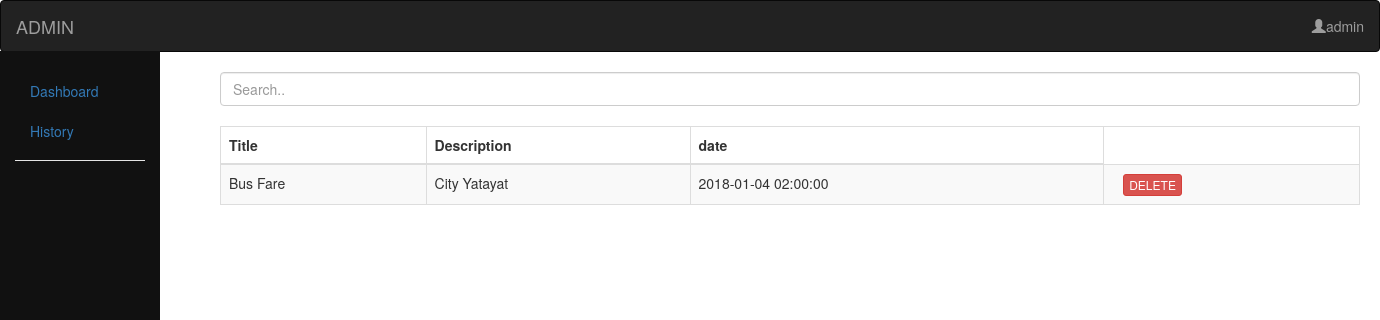
Screenshot of /history.php (signed in) with the database file from the repository.
### tables this page shows
CREATE TABLE `tbl_complain` (
  `com_id` int(11) NOT NULL,
  `com_title` varchar(50) NOT NULL,
  `com_description` varchar(2000) NOT NULL,
  `com_date` datetime NOT NULL,
  `com_status` enum('0','1') NOT NULL DEFAULT '0'
);

### history.php (the view, shortened to what this page needs)
  <?php
  include 'trafficheader.php';
  include 'trafficsidebar.php';
  ?>
<div class="main" style=" margin-left: 200px;">
<div class="container">
  <input class="form-control" id="myInput" type="text" placeholder="Search..">
  <br>
  <table class="table table-bordered table-striped">
    <thead>
      <tr>
                            <th>Title</th>
                            <th>Description</th>
                            <th>date</th>
      </tr>
    </thead>
    <tbody id="myTable">
      <tr><?
          $stmt = $conn->prepare("SELECT   * from tbl_complain where com_status='0' ");
                      $stmt->execute();
                    foreach($stmt->fetchAll() as $k=>$v)
                    {
                      ?>
                              <td><?php echo $v['com_title'];?></td>
                          <td><?php echo $v['com_description'];?></td>
                              <td><?php echo $v['com_date'];?></td>
                                <td>
                            <a href="complaindelete.php?id=<?php echo $v['com_id']; ?>"onclick="return confirm('Are you sure to delete?');"><button type="submit"  class="btn btn-danger btn-xs" ><i class="icon-trash"></i> DELETE</button></a>&nbsp;
                              </td>
                            </tr>
                              <?php }
                            ?>
    </tbody>
  </table>
</div>
</body>
</html>

### rows the page displays
tbl_complain: com_title "Bus Fare", com_description "City Yatayat", com_date "2018-01-04 02:00:00"

### other values shown
$_SESSION['username'] "admin"
